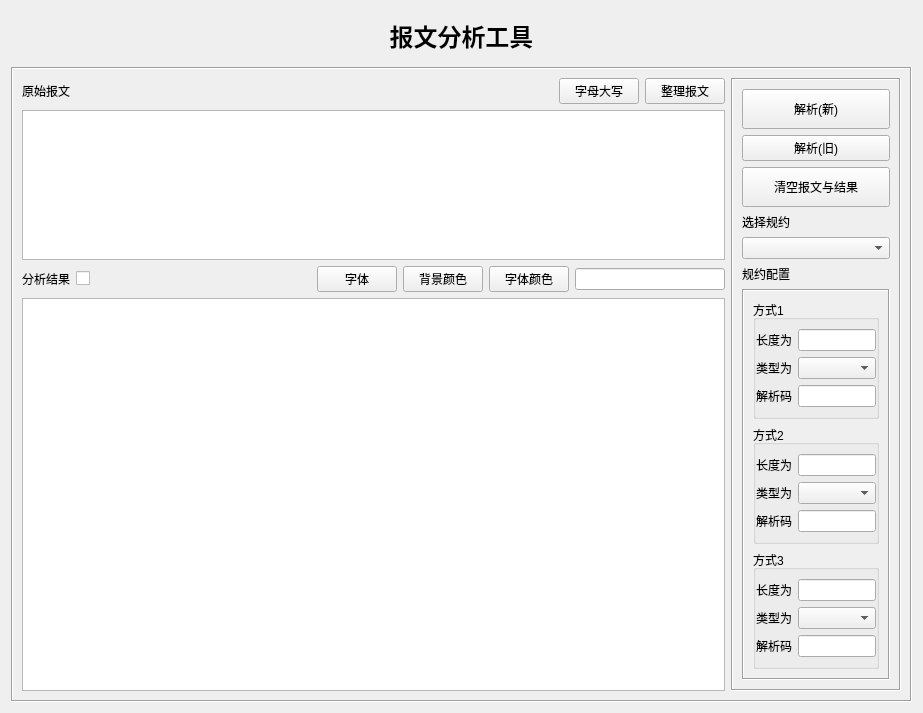
<?xml version="1.0" encoding="UTF-8"?>
<ui version="4.0">
 <class>frmAnalysis</class>
 <widget class="QWidget" name="frmAnalysis">
  <property name="geometry">
   <rect>
    <x>0</x>
    <y>0</y>
    <width>923</width>
    <height>647</height>
   </rect>
  </property>
  <property name="windowTitle">
   <string>Form</string>
  </property>
  <layout class="QVBoxLayout" name="verticalLayout_2">
   <item>
    <widget class="QLabel" name="label_3">
     <property name="minimumSize">
      <size>
       <width>0</width>
       <height>50</height>
      </size>
     </property>
     <property name="maximumSize">
      <size>
       <width>16777215</width>
       <height>50</height>
      </size>
     </property>
     <property name="font">
      <font>
       <family>宋体</family>
       <pointsize>18</pointsize>
       <weight>75</weight>
       <bold>true</bold>
      </font>
     </property>
     <property name="text">
      <string>报文分析工具</string>
     </property>
     <property name="alignment">
      <set>Qt::AlignCenter</set>
     </property>
    </widget>
   </item>
   <item>
    <widget class="QFrame" name="frame_2">
     <property name="frameShape">
      <enum>QFrame::Box</enum>
     </property>
     <property name="frameShadow">
      <enum>QFrame::Sunken</enum>
     </property>
     <layout class="QGridLayout" name="gridLayout">
      <item row="0" column="0">
       <layout class="QHBoxLayout" name="horizontalLayout_2">
        <item>
         <widget class="QLabel" name="label">
          <property name="text">
           <string>原始报文</string>
          </property>
         </widget>
        </item>
        <item>
         <spacer name="horizontalSpacer_2">
          <property name="orientation">
           <enum>Qt::Horizontal</enum>
          </property>
          <property name="sizeHint" stdset="0">
           <size>
            <width>40</width>
            <height>20</height>
           </size>
          </property>
         </spacer>
        </item>
        <item>
         <widget class="QPushButton" name="pushButton_change">
          <property name="text">
           <string>字母大写</string>
          </property>
         </widget>
        </item>
        <item>
         <widget class="QPushButton" name="pushButton_clean">
          <property name="toolTip">
           <string>&lt;html&gt;&lt;head/&gt;&lt;body&gt;&lt;p&gt;1.删除空白行&lt;/p&gt;&lt;p&gt;2.删除每行首尾空白&lt;/p&gt;&lt;p&gt;3.删除非报文开头的行&lt;/p&gt;&lt;/body&gt;&lt;/html&gt;</string>
          </property>
          <property name="text">
           <string>整理报文</string>
          </property>
         </widget>
        </item>
       </layout>
      </item>
      <item row="0" column="1" rowspan="4">
       <widget class="QFrame" name="frame">
        <property name="minimumSize">
         <size>
          <width>170</width>
          <height>0</height>
         </size>
        </property>
        <property name="maximumSize">
         <size>
          <width>170</width>
          <height>16777215</height>
         </size>
        </property>
        <property name="frameShape">
         <enum>QFrame::Box</enum>
        </property>
        <property name="frameShadow">
         <enum>QFrame::Sunken</enum>
        </property>
        <layout class="QVBoxLayout" name="verticalLayout">
         <item>
          <widget class="QPushButton" name="pushButton_Analysis">
           <property name="minimumSize">
            <size>
             <width>0</width>
             <height>40</height>
            </size>
           </property>
           <property name="text">
            <string>解析(新)</string>
           </property>
          </widget>
         </item>
         <item>
          <widget class="QPushButton" name="AnalysisBtn">
           <property name="minimumSize">
            <size>
             <width>0</width>
             <height>0</height>
            </size>
           </property>
           <property name="maximumSize">
            <size>
             <width>16777215</width>
             <height>40</height>
            </size>
           </property>
           <property name="text">
            <string>解析(旧)</string>
           </property>
          </widget>
         </item>
         <item>
          <widget class="QPushButton" name="clearBtn">
           <property name="minimumSize">
            <size>
             <width>0</width>
             <height>40</height>
            </size>
           </property>
           <property name="maximumSize">
            <size>
             <width>16777215</width>
             <height>40</height>
            </size>
           </property>
           <property name="text">
            <string>清空报文与结果</string>
           </property>
          </widget>
         </item>
         <item>
          <widget class="QLabel" name="label_4">
           <property name="maximumSize">
            <size>
             <width>16777215</width>
             <height>20</height>
            </size>
           </property>
           <property name="text">
            <string>选择规约</string>
           </property>
          </widget>
         </item>
         <item>
          <widget class="QComboBox" name="protocolcbox"/>
         </item>
         <item>
          <widget class="QLabel" name="label_10">
           <property name="maximumSize">
            <size>
             <width>16777215</width>
             <height>20</height>
            </size>
           </property>
           <property name="text">
            <string>规约配置</string>
           </property>
          </widget>
         </item>
         <item>
          <widget class="QStackedWidget" name="stackedWidget_protocol">
           <property name="frameShape">
            <enum>QFrame::Box</enum>
           </property>
           <property name="frameShadow">
            <enum>QFrame::Sunken</enum>
           </property>
           <property name="currentIndex">
            <number>1</number>
           </property>
           <widget class="QWidget" name="page">
            <layout class="QVBoxLayout" name="verticalLayout_3">
             <item>
              <widget class="QLabel" name="label_8">
               <property name="text">
                <string>长度域类型</string>
               </property>
              </widget>
             </item>
             <item>
              <widget class="QComboBox" name="comboBox_lengthtype"/>
             </item>
             <item>
              <widget class="QLabel" name="label_9">
               <property name="text">
                <string>地址域字节数</string>
               </property>
              </widget>
             </item>
             <item>
              <widget class="QComboBox" name="comboBox_addrlen"/>
             </item>
             <item>
              <widget class="QLabel" name="label_5">
               <property name="minimumSize">
                <size>
                 <width>0</width>
                 <height>0</height>
                </size>
               </property>
               <property name="maximumSize">
                <size>
                 <width>16777215</width>
                 <height>16777215</height>
                </size>
               </property>
               <property name="text">
                <string>传送原因字节数</string>
               </property>
              </widget>
             </item>
             <item>
              <widget class="QComboBox" name="comboBox_cotlen"/>
             </item>
             <item>
              <widget class="QLabel" name="label_6">
               <property name="text">
                <string>公共地址字节数</string>
               </property>
              </widget>
             </item>
             <item>
              <widget class="QComboBox" name="comboBox_comaddrlen"/>
             </item>
             <item>
              <widget class="QLabel" name="label_7">
               <property name="text">
                <string>信息体地址字节数</string>
               </property>
              </widget>
             </item>
             <item>
              <widget class="QComboBox" name="comboBox_infaddrlen"/>
             </item>
             <item>
              <spacer name="verticalSpacer">
               <property name="orientation">
                <enum>Qt::Vertical</enum>
               </property>
               <property name="sizeHint" stdset="0">
                <size>
                 <width>20</width>
                 <height>49</height>
                </size>
               </property>
              </spacer>
             </item>
            </layout>
           </widget>
           <widget class="QWidget" name="page_2">
            <layout class="QVBoxLayout" name="verticalLayout_4">
             <item>
              <widget class="QGroupBox" name="groupBox">
               <property name="title">
                <string>方式1</string>
               </property>
               <layout class="QGridLayout" name="gridLayout_2">
                <property name="leftMargin">
                 <number>0</number>
                </property>
                <property name="rightMargin">
                 <number>0</number>
                </property>
                <item row="0" column="0">
                 <widget class="QLabel" name="label_11">
                  <property name="text">
                   <string>长度为</string>
                  </property>
                 </widget>
                </item>
                <item row="0" column="1">
                 <widget class="QLineEdit" name="lineEdit1_modbuslen"/>
                </item>
                <item row="1" column="0">
                 <widget class="QLabel" name="label_12">
                  <property name="text">
                   <string>类型为</string>
                  </property>
                 </widget>
                </item>
                <item row="1" column="1">
                 <widget class="QComboBox" name="comboBox1_modbus"/>
                </item>
                <item row="2" column="0">
                 <widget class="QLabel" name="label_17">
                  <property name="text">
                   <string>解析码</string>
                  </property>
                 </widget>
                </item>
                <item row="2" column="1">
                 <widget class="QLineEdit" name="lineEdit1_modbusanalysis"/>
                </item>
               </layout>
              </widget>
             </item>
             <item>
              <widget class="QGroupBox" name="groupBox_2">
               <property name="title">
                <string>方式2</string>
               </property>
               <layout class="QGridLayout" name="gridLayout_3">
                <property name="leftMargin">
                 <number>0</number>
                </property>
                <property name="rightMargin">
                 <number>0</number>
                </property>
                <item row="0" column="0">
                 <widget class="QLabel" name="label_13">
                  <property name="text">
                   <string>长度为</string>
                  </property>
                 </widget>
                </item>
                <item row="0" column="1">
                 <widget class="QLineEdit" name="lineEdit2_modbuslen"/>
                </item>
                <item row="1" column="0">
                 <widget class="QLabel" name="label_14">
                  <property name="text">
                   <string>类型为</string>
                  </property>
                 </widget>
                </item>
                <item row="1" column="1">
                 <widget class="QComboBox" name="comboBox2_modbus"/>
                </item>
                <item row="2" column="0">
                 <widget class="QLabel" name="label_18">
                  <property name="text">
                   <string>解析码</string>
                  </property>
                 </widget>
                </item>
                <item row="2" column="1">
                 <widget class="QLineEdit" name="lineEdit2_modbusanalysis"/>
                </item>
               </layout>
              </widget>
             </item>
             <item>
              <widget class="QGroupBox" name="groupBox_3">
               <property name="title">
                <string>方式3</string>
               </property>
               <layout class="QGridLayout" name="gridLayout_4">
                <property name="leftMargin">
                 <number>0</number>
                </property>
                <property name="rightMargin">
                 <number>0</number>
                </property>
                <item row="0" column="0">
                 <widget class="QLabel" name="label_15">
                  <property name="text">
                   <string>长度为</string>
                  </property>
                 </widget>
                </item>
                <item row="0" column="1">
                 <widget class="QLineEdit" name="lineEdit3_modbuslen"/>
                </item>
                <item row="1" column="0">
                 <widget class="QLabel" name="label_16">
                  <property name="text">
                   <string>类型为</string>
                  </property>
                 </widget>
                </item>
                <item row="1" column="1">
                 <widget class="QComboBox" name="comboBox3_modbus"/>
                </item>
                <item row="2" column="0">
                 <widget class="QLabel" name="label_19">
                  <property name="text">
                   <string>解析码</string>
                  </property>
                 </widget>
                </item>
                <item row="2" column="1">
                 <widget class="QLineEdit" name="lineEdit3_modbusanalysis"/>
                </item>
               </layout>
              </widget>
             </item>
            </layout>
           </widget>
          </widget>
         </item>
        </layout>
       </widget>
      </item>
      <item row="1" column="0">
       <widget class="QTextEdit" name="originaltext">
        <property name="maximumSize">
         <size>
          <width>16777215</width>
          <height>150</height>
         </size>
        </property>
        <property name="styleSheet">
         <string notr="true"/>
        </property>
       </widget>
      </item>
      <item row="2" column="0">
       <layout class="QHBoxLayout" name="horizontalLayout">
        <item>
         <widget class="QLabel" name="label_2">
          <property name="text">
           <string>分析结果</string>
          </property>
         </widget>
        </item>
        <item>
         <widget class="QCheckBox" name="checkBox_error">
          <property name="toolTip">
           <string>解析错误时保留解析过程,使用此功能可能出现程序异常</string>
          </property>
         </widget>
        </item>
        <item>
         <spacer name="horizontalSpacer">
          <property name="orientation">
           <enum>Qt::Horizontal</enum>
          </property>
          <property name="sizeHint" stdset="0">
           <size>
            <width>40</width>
            <height>20</height>
           </size>
          </property>
         </spacer>
        </item>
        <item>
         <widget class="QPushButton" name="fontchange">
          <property name="text">
           <string>字体</string>
          </property>
         </widget>
        </item>
        <item>
         <widget class="QPushButton" name="backgroundcolor">
          <property name="text">
           <string>背景颜色</string>
          </property>
         </widget>
        </item>
        <item>
         <widget class="QPushButton" name="fontcolor">
          <property name="text">
           <string>字体颜色</string>
          </property>
         </widget>
        </item>
        <item>
         <widget class="QLineEdit" name="highlightEdit">
          <property name="maximumSize">
           <size>
            <width>150</width>
            <height>16777215</height>
           </size>
          </property>
         </widget>
        </item>
       </layout>
      </item>
      <item row="3" column="0">
       <widget class="QTextEdit" name="resulttext">
        <property name="styleSheet">
         <string notr="true"/>
        </property>
        <property name="readOnly">
         <bool>true</bool>
        </property>
       </widget>
      </item>
     </layout>
    </widget>
   </item>
  </layout>
 </widget>
 <resources/>
 <connections/>
</ui>
